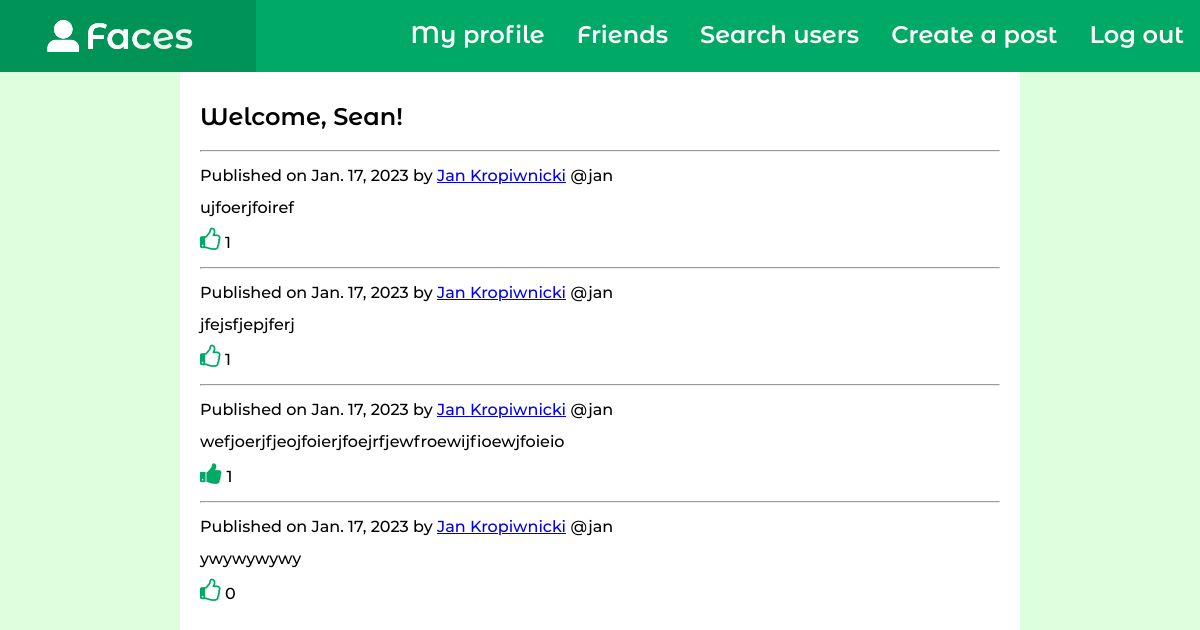
/ (signed in), run on the app's committed database.
### facebook2_app/models.py (models this page shows)
class Post(models.Model):
    content = models.TextField()
    author = models.ForeignKey(Person, on_delete=models.CASCADE)
    date = models.DateTimeField()

class Person(models.Model):
    user = models.OneToOneField(User, on_delete=models.CASCADE)
    friends = models.ManyToManyField("self")

### facebook2_app/views.py (the view)
# urls.py: path('', facebook2_app.views.index, name="index"),
def index(request):
    post_list = []
    friend_requests = []
    if request.user.is_authenticated:
        post_list_plain = []
        for friend in request.user.person.friends.all():
            post_list_plain += list(friend.post_set.all())
        post_list_plain.sort(key=lambda x: x.date, reverse=True)
        for post in post_list_plain:
            post_list += [[post, post.content.split("\r\n"), len(post.likeprofile_set.all())]]
        friend_requests = request.user.requestprofile.friend_requests.all()
    return render(request, "index.html", {
        "post_list": post_list, "friend_requests": friend_requests, "friend_requests_len": len(friend_requests)
    })

### templates/index.html (shortened to what this page needs)
{% extends 'base.html' %}
{% block content %}
    {% if user.is_authenticated %}
        <h2>Welcome, {{ user.first_name }}!</h2>
        {% for post in post_list %}
            <div id="{{ post.0.id }}">
                <hr>
                <p>Published on {{ post.0.date.date }} by <a href="{% url 'user' post.0.author.user.username %}">
                    {{ post.0.author.user.first_name }} {{ post.0.author.user.last_name }}</a>
                    @{{ post.0.author.user.username }}</p>
                <p>
                {% for line in post.1 %}
                    {{ line }}<br>
                {% endfor %}
                </p>
                <p>
                    {% if user.likeprofile in post.0.likeprofile_set.all %}
                        <a class="like-icon" id="like-{{ post.0.id }}" onclick="dislike({{ post.0.id }})">&#xf164;</a>
                    {% else %}
                        <a class="like-icon" id="like-{{ post.0.id }}" onclick="like({{ post.0.id }})">&#xe802;</a>
                    {% endif %}
                    <span id="like-count-{{ post.0.id }}">{{ post.2 }}</span>
                </p>
            </div>
        {% endfor %}
    {% endif %}
{% endblock %}

### static/css/style.css (style rules this page uses)
html, body { margin: 0; padding: 0; font-family: 'montserrat', sans-serif; background-color: #dfd; height: 100%; }
h1, h2, h3, h4, h5, h6 { font-family: 'montserrat_alternates', sans-serif; }
p { font-size: 16px; }
.like-icon { font-family: 'fontello'; font-size: 24px; line-height: 16px; text-decoration: none; color: #0a6; }

### data on the page
Post: date "Jan. 17, 2023", author.first_name "Jan", author.last_name "Kropiwnicki", author.username "jan", 1 "ujfoerjfoiref", post "1"
Post: date "Jan. 17, 2023", author.first_name "Jan", author.last_name "Kropiwnicki", author.username "jan", 1 "jfejsfjepjferj", post "1"
Post: date "Jan. 17, 2023", author.first_name "Jan", author.last_name "Kropiwnicki", author.username "jan", 1 "wefjoerjfjeojfoierjfoejrfjewfroewijfioewjfoieio", post "1"
Post: date "Jan. 17, 2023", author.first_name "Jan", author.last_name "Kropiwnicki", author.username "jan", 1 "ywywywywy", post "0"

### other printed values
{{ user.first_name }} "Sean"
